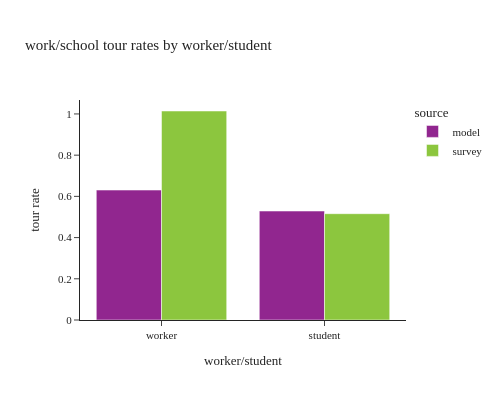

The notebook cell saved with this chart:
### Code cell
# worker/student tour rates
# worker
df1 = calc_tour_rates(tour_data[tour_data['tour_type']=="work"],'worker')
df1['worker/student'] = "worker"
# student
df2 = calc_tour_rates(tour_data[tour_data['tour_type']=="school"],'student')
df2['worker/student'] = "student"

df_plot = pd.concat([df1, df2])
df_plot['tour rate'] = df_plot['tour_weight']/df_plot['person_weight']

fig = px.bar(df_plot, x="worker/student", y="tour rate", color="source",barmode="group",
             title="work/school tour rates by worker/student")
fig.update_layout(height=400, width=500)
fig.show()

### Figure 1 — Plotly figure (JSON) as saved in the notebook; plotly's stock layout.template omitted (floating-point values rounded to 4 significant figures)
{"data": [{"alignmentgroup": "True", "hovertemplate": "source=model<br>worker/student=%{x}<br>tour rate=%{y}<extra></extra>", "legendgroup": "model", "marker": {"color": "#91268F", "pattern": {"shape": ""}}, "name": "model", "offsetgroup": "model", "orientation": "v", "showlegend": true, "textposition": "auto", "type": "bar", "x": ["worker", "student"], "xaxis": "x", "y": [0.6307, 0.5288], "yaxis": "y"}, {"alignmentgroup": "True", "hovertemplate": "source=survey<br>worker/student=%{x}<br>tour rate=%{y}<extra></extra>", "legendgroup": "survey", "marker": {"color": "#8CC63E", "pattern": {"shape": ""}}, "name": "survey", "offsetgroup": "survey", "orientation": "v", "showlegend": true, "textposition": "auto", "type": "bar", "x": ["worker", "student"], "xaxis": "x", "y": [1.014, 0.5159], "yaxis": "y"}], "layout": {"barmode": "group", "height": 400, "legend": {"title": {"text": "source"}, "tracegroupgap": 0}, "title": {"text": "work/school tour rates by worker/student"}, "width": 500, "xaxis": {"anchor": "y", "domain": [0.0, 1.0], "title": {"text": "worker/student"}}, "yaxis": {"anchor": "x", "domain": [0.0, 1.0], "title": {"text": "tour rate"}}}}
